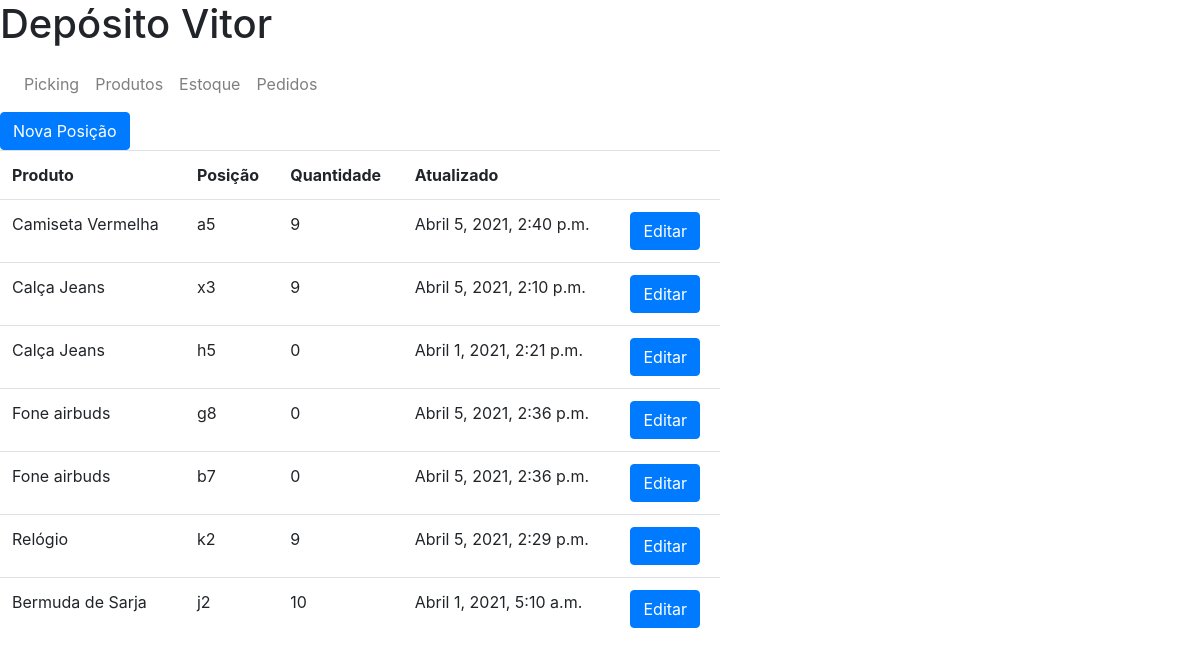
Page /estoque on the earlier database version.
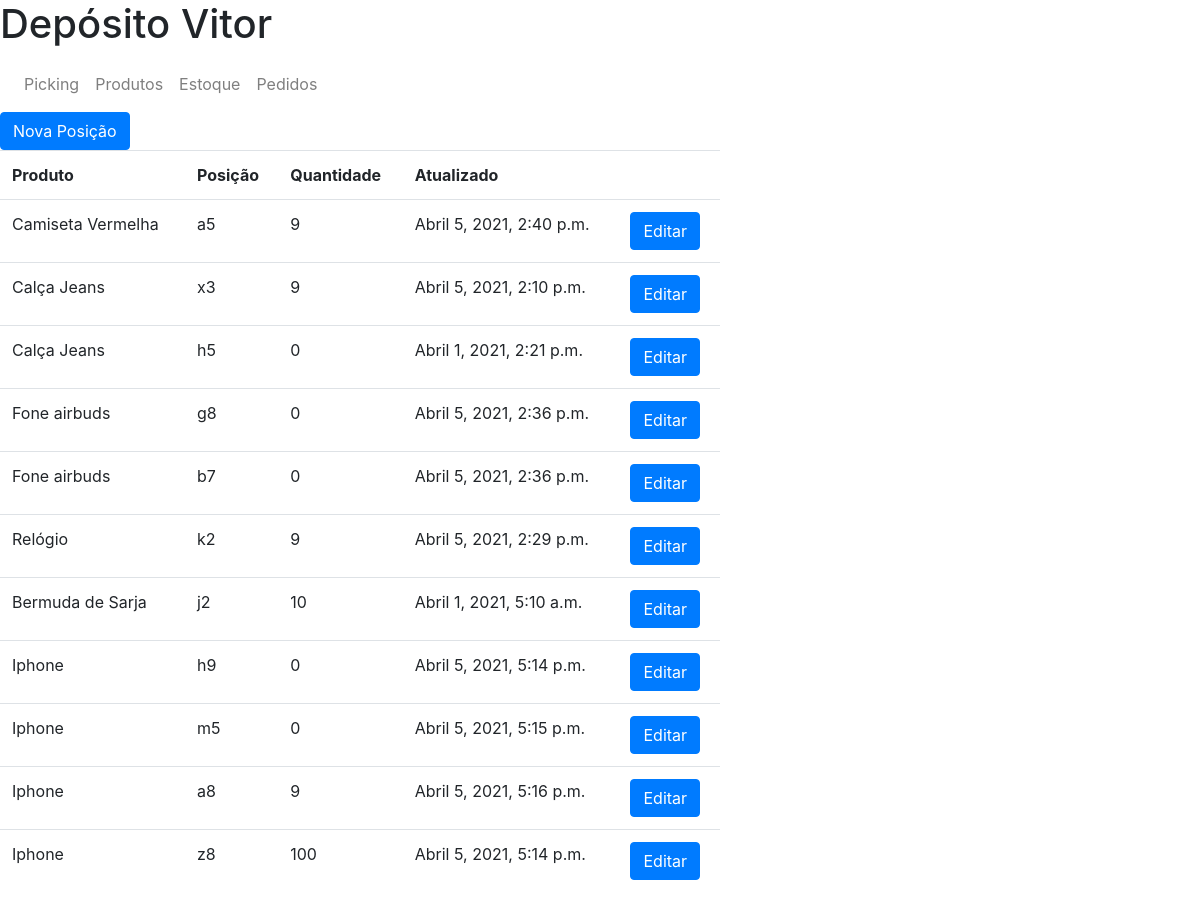
Same page on the later database version.
### deposito/models.py (models this page shows, shortened)
class Produto_posicao (models.Model):
    produto = models.ForeignKey(Produto, on_delete=models.CASCADE)
    posicao = models.CharField(max_length=31)
    quantidade = models.IntegerField()
    updated = models.DateTimeField(auto_now=True)

class Produto (models.Model):
    nome = models.CharField(max_length=255, unique=True)
    categoria = models.CharField(max_length=255)

### deposito/views.py (the view)
# urls.py: path('estoque', views.PosicaoListView.as_view(), name="estoque"),
class PosicaoListView (ListView):
    model = Produto_posicao
    queryset = Produto_posicao.objects.order_by('produto')

### deposito/templates/deposito/produto_posicao_list.html (shortened to what this page needs)
{% extends "deposito/base.html"%}
{% block content %}
    <a href="/nova-posicao">
        <button class="btn btn-primary">Nova Posição</button>
    </a>
    <table class="table" style="width:60% ">
        <tr>
            <th>Produto</th>
            <th>Posição</th>
            <th>Quantidade</th>
            <th>Atualizado</th>
            <th></th>
        </tr>
        {% for posicao in produto_posicao_list %}
        <tr>
            <td>{{ posicao.produto.nome }}</td>
            <td>{{ posicao.posicao}}</td>
            <td>{{ posicao.quantidade}}</td>
            <td>{{ posicao.updated}}</td>
            <td>
                <a href="/editar-posicao/{{ posicao.id }}">
                    <button class="btn btn-primary">Editar</button>
                </a>
            </td>
        </tr>
        {% endfor %}
    </table>
{% endblock %}

Differences in the rows shown:
added Produto_posicao: produto.nome "Iphone", posicao "h9", quantidade "0", updated "Abril 5, 2021, 5:14 p.m."
added Produto_posicao: produto.nome "Iphone", posicao "m5", quantidade "0", updated "Abril 5, 2021, 5:15 p.m."
added Produto_posicao: produto.nome "Iphone", posicao "a8", quantidade "9", updated "Abril 5, 2021, 5:16 p.m."
added Produto_posicao: produto.nome "Iphone", posicao "z8", quantidade "100", updated "Abril 5, 2021, 5:14 p.m."
